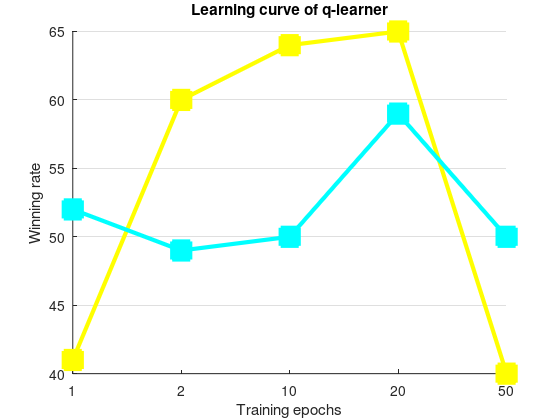

Reproduce this figure in MATLAB.
%XD = [10, 50, 500, 1000, 2000, 4000, 20000, 40000]
%YD = [2, 67, 75, 71, 78, 73, 75, 76]
%XL = [500, 1000, 2000, 4000, 12000, 20000, 40000]
%YL = [52, 62, 78, 69, 81, 76, 77]
clear
%X = [10, 20, 50, 200, 500, 1000, 2000, 4000, 12000, 20000, 40000]
%YD = [2, 50, 67, 81, 75, 71, 78, 73, 74, 75, 76]
%YL = [1, 5, 9, 59, 52, 62, 78, 69, 81, 76, 77]
1, 5, 10, 20, 50 
20, 100, 200, 400, 1000
XQ = [1, 2, 10, 20, 50]
XQ1 = [41, 60, 64, 65, 40]
XQ2 = [52, 49, 50, 59, 50]
%YQ = [0, 62, 50, 0, 55]
%models/ql_sp_relative_50.t trade 100 2 => 50
%models/ql_sp_relative_20.t trade 100 2 => 62
%models/ql_sp_relative_1.t trade 100 2 => 52
%models/ql_sp_relative_5.t trade 100 2 => 49
%models/ql_sp_relative_10.t trade 100 2 => 50
%models/ql_sp_relative_20.t trade 100 2 => 55
%models/ql_fs_resource_1.t trade 100 2 => 41
%models/ql_fs_resource_5.t trade 100 2 => 60
%models/ql_fs_resource_10.t trade 100 2 => 64
%models/ql_fs_resource_20.t trade 100 2 => 65
%models/ql_fs_resource_50_2.t trade 100 2 => 40

figure
hold on
plot(XQ1,'-s',...
     'color', [1, 1, 0],...
    'LineWidth',3,...
    'MarkerSize',13,...
    'MarkerEdgeColor',[1, 1, 0],...
    'MarkerFaceColor',[1,1,0])
plot(XQ2,'-s',...
     'color', [0, 1, 1],...
    'LineWidth',3,...
    'MarkerSize',13,...
    'MarkerEdgeColor',[0, 1, 1],...
    'MarkerFaceColor',[0,1,1])
%plot(XQ, XQ1, 'color', [1, 0, 1], 'LineWidth',3)
%plot(XQ, XQ2, 'color', [0, 1, 1], 'LineWidth',3)
%plot(YQ, 'color', [0, 0, 1])
set(gca, 'XTick', 1:length(XQ))
set(gca,'XTickLabel', XQ)
set(gca, 'YGrid', 'on')
title('Learning curve of q-learner')
xlabel('Training epochs')
ylabel('Winning rate')
rez=1200; %resolution (dpi) of final graphic
f=gcf; %f is the handle of the figure you want to export
figpos=getpixelposition(f); %dont need to change anything here
resolution=get(0,'ScreenPixelsPerInch'); %dont need to change anything here
set(f,'paperunits','inches','papersize',figpos(3:4)/resolution,'paperposition',[0 0 figpos(3:4)/resolution]); %dont need to change anything here
path=''; %the folder where you want to put the file
name='Learning_curve_q_learner.png'; %what you want the file to be called
print(f,fullfile(path,name),'-dpng',['-r',num2str(rez)],'-opengl') %save file 